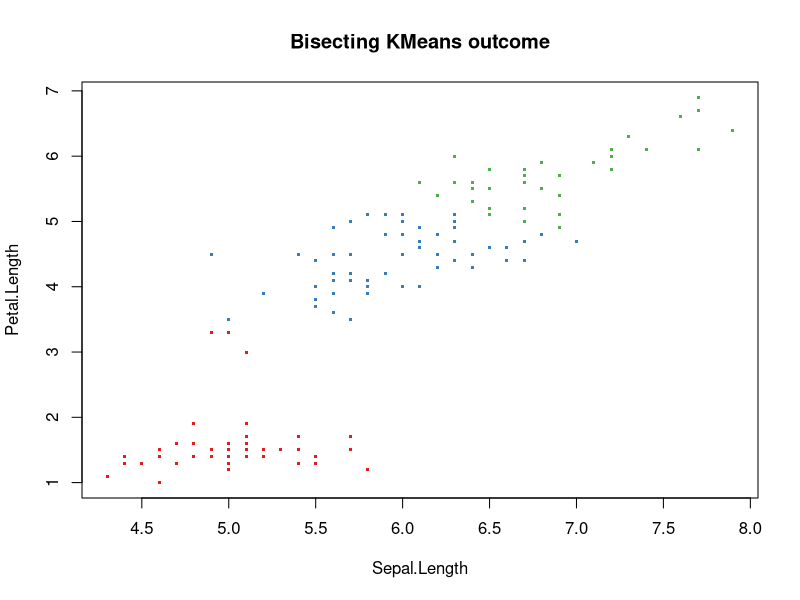
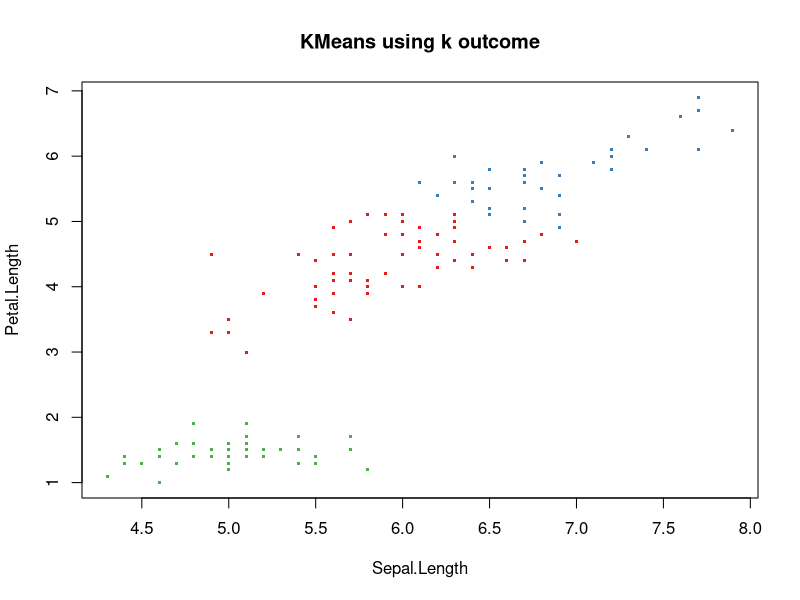
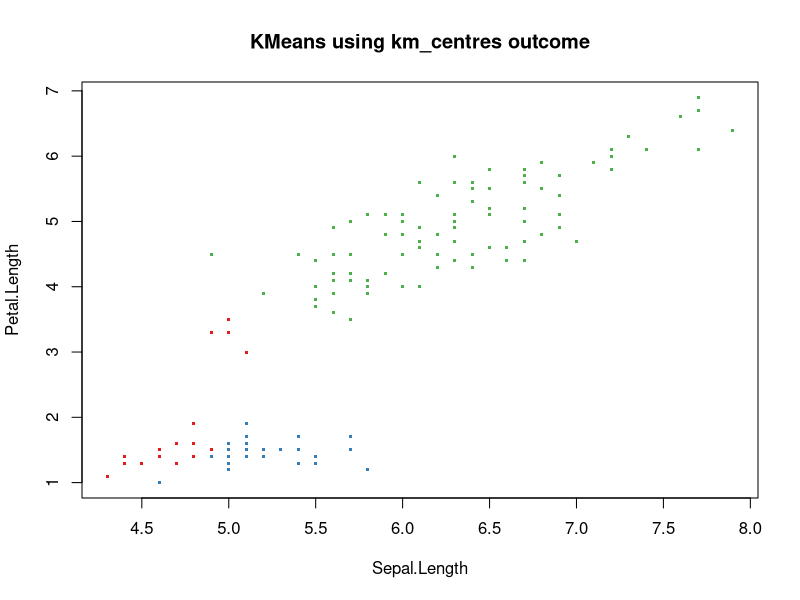
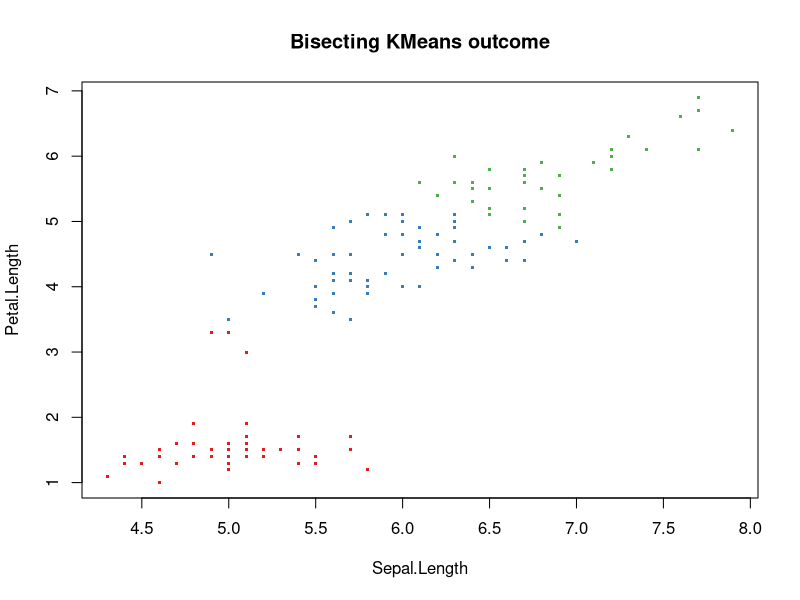

Write the R code that produced these figures, in order.
######
# Implementation of Bisecting K-Means and KNN Classifier Functions
#####

require(RColorBrewer)
require(class)
require(caret)

# Plot clustering result
plot_clustering_result <- function(data.df, result, title, k){
  # Plot using two columns in the data
  plot(data.df[, c(2,4)], col = brewer.pal(k, "Set1")[result[[1]]], pch = '.',
       cex = 3, main = title)
}

################################################
# Implement bisecting k means.
# Input:
# data.df: data frame loaded using load_data() function
# iter.max: Max. number of trials for kmeans
# k: Number of clusters to find in bisecting k-means

# Output:
# The output/function return value will be a list containing 2 elements
# first element of the list is a vector containing cluster assignments (i.e., values 1 to k assigned to each data point)
# second element of the list is a vector containing SSE of each cluster
# Additional Information:
# When identifying which cluster to split,the one with maximum SSE is chosen.
# When performing kmeans, two random points the cluster with largest SSE as centers at every iteration is picked. 
# Ensure that the two centers being randomly picked are not the same.
###############################################

bkm <- function(data.df, iter.max, k){
sse <- c(1)
originaldata.df <- load_data_clustering()
data.df <- originaldata.df[c(2:5)]
data.list <- list()
data.list[[1]] = data.frame(data.df)
#df <- data.frame(matrix(unlist(l), nrow=132, byrow=T))   list to df
copydata.list <- split(data.df, seq(nrow(data.df)))  #df to list


while(length(data.list)<k)
{
  lengthdatalist <- length(data.list)
  lengthsse<- length(sse)
  if(lengthdatalist == 1){
    index = 1} else {
      maxsse=-999999999
      for(i in 1:lengthsse){
        
        if (sse[i] > maxsse){
          index = i
          maxsse=sse[i]}
      }
    }
  tosplit<- as.data.frame(data.list[[index]])

  library(rlist)
  #data.list= list.remove(data.list, index)
  #data.list = da[lapply(suu,length)!=0]
  #  data.list = data.list[-which(lapply(data.list,is.null) == T)]  
  minsse = 9999999999
  for(i in 1:iter.max)
  {#as.matrix(as.data.frame(lapply(data.list[[index]], as.numeric)))
    kmeans1 <- kmeans(tosplit,2)
    if (kmeans1$tot.withinss < minsse){
      minsse = kmeans1$tot.withinss
      best = kmeans1}
  }
  
  clust1=c()
  clust2=c()
  
  partition = as.data.frame(best$cluster)
  colnames(partition)= "div"
  rname= row.names(partition)
  for(i in 1: nrow(partition))
    if(partition$div[i]==1){ clust1<- c(clust1,as.numeric(rname[i]))} else
    { clust2<- c(clust2,as.numeric(rname[i]))}      
  
  
  #clust1 <- which(as.data.frame(best$cluster) == 1)
  #clust_1 <- names(clust1)
  
  lenclust1 <- length(clust1)
  df1=data.frame(Doubles=double(),Doubles=double(),Doubles=double(),Doubles=double())
  df2=data.frame(Doubles=double(),Doubles=double(),Doubles=double(),Doubles=double())
  for (j in 1:lenclust1)
  {  
    df1[nrow(df1) + 1,]  =  data.df[clust1[j],]
  } 
  
  #clustlist1=data.frame(matrix(unlist(clustlist1), nrow=lenclust1, byrow=T))
  #clust2 <- which (as.data.frame(best$cluster) == 2)
  #clust_2 <- names(clust2)
  
  lenclust2 <- length(clust2)
  for (j in 1:lenclust2)
  {
    df2[nrow(df2) + 1,] = data.df[clust2[j],]
  }
  
  
  if (length(data.list)==1)
  {
    data.list[[1]] <-df1
    data.list[[2]] <- df2
    #data.list = data.list[-which(lapply(data.list,is.null) == T)]
  }else{
    lengthdatalist1 <- length(data.list)
    #list.append(data.list,clustlist1, clustlist2)}
    
    
    data.list[[length(data.list)+1]] <-  df1
    data.list[[length(data.list)+1]] <-  df2
    
    
    for (i in (index+1):(length(data.list))-1)
    {
      data.list[[i]]= data.list[[(i+1)]]
    }
    data.list= list.remove(data.list,length(data.list))
    
    #data.list = data.list[-which(lapply(data.list,is.null) == T)]
  } 
  sse <- c(sse, best$withinss[1], best$withinss[2])
  sse<-sse[-index] # will remove the second element of the  
}


cluster = list()
for(i in 1:k){
  cluster[[i]] <- as.numeric(rownames(data.list[[i]]))
}


finaldata.df <- originaldata.df[c(1)]
for(i in 1:nrow(data.df))
{
  if(is.element(finaldata.df[i,],cluster[[1]])){finaldata.df[i,] = 1} else if
  (is.element(finaldata.df[i,],cluster[[2]])){finaldata.df[i,] = 2}else if
  (is.element(finaldata.df[i,],cluster[[3]])){finaldata.df[i,] = 3}
}


finalvec <- unlist(finaldata.df)
finalvec <- unname(finalvec)
functionreturn = list(finalvec,sse)

print(functionreturn)

return(functionreturn)
}#end of function 1 braces

####################################################################################

#Code for comparing kmeans with result from bisecting kmeans
# Compare outcomes of kmeans with bisecting kmeans in terms of:
# 1. Overall SSE
# 2. Plot the clusters and compare the size and shape of clusters generated
# 3. Using the plot, we can also verify (visually) if points are being assigned to different clusters

# Input:
# data.df:  Dataset used for kmeans/bisecting kmeans clustering 
# Result: Variable of type list, obtained on running bkm() function
# k : k value for k-means
# km_centers: ID values of centers for KMeans

#Returns:
# Nothing, just print the observations requested

####################################################################################

kmeans_comparison <- function(data.df, result, k, km_centers){
  
data.df <- data.df[c(2:5)]
kmeans_out1 <- kmeans(data.df,k)
kmeans_out2 <-  kmeans(data.df,data.df[km_centers,])
kmeans_sse1 <- kmeans_out1$tot.withinss
kmeans_sse2 <- kmeans_out2$tot.withinss

bkm_sse <- unlist(bkm_result[2])
bkm_totsse = 0
for(i in 1:k){
  bkm_totsse <- bkm_totsse + bkm_sse[i] 
}

comparison <- matrix(c(kmeans_sse1, kmeans_sse2,bkm_totsse),ncol=3,byrow=TRUE)
colnames(comparison) <- c("Kmeans using K","Kmeans using km_centres","bisecting Kmeans")
rownames(comparison) <- c("SSE")
comparison <- as.table(comparison)
print(comparison)

#Plotting the clusters
plot_clustering_result(data.clustering, kmeans_out1, "KMeans using k outcome", k)
plot_clustering_result(data.clustering, kmeans_out2, "KMeans using km_centres outcome", k)
plot_clustering_result(data.clustering, bkm_result, "Bisecting KMeans outcome", clustering_k)
}#end of function 2 braces

####################################################################################


####################################################################################
# KNN Classifier
# implement my_knn with euclidean distance, majority vote and randomly resolving ties

# Input: 
# train: training data frame
# test: test data frame
# cl: class labels for training data
# k: 'k' value in KNN
# k value for KNN - Play around with different k values to see which 
# k gives best accuracy


# Output:
# A vector of class labels. return variable should be of type factor

####################################################################################

my_knn <- function(train, test, cl, k)
{
  
  distance =  matrix(nrow = 44, ncol= 106)
  for(i in 1:nrow(test))
  {
    for(j in 1:nrow(train))
    {
      l =1
      suma = matrix(nrow=1, ncol=4)
      while(l<5)
      {
        suma[l] <- ((test[i,l] - train[j,l])^2)
        l = l + 1
      }
      distance[i,j]  <- sqrt(suma[1]+suma[2]+suma[3]+suma[4])
    }
  }
  
  classified = matrix(nrow = 44, ncol= k)
  for (i in 1:nrow(distance))
  {
    sorted <- head(order(distance[i,]),k)
    for(j in 1: k){
      classified [i,j] <- sorted[j]
    }
  }
  
  labelled = matrix(nrow = 44, ncol= k)
  for(i in 1:nrow(classified)){
    for(j in 1:ncol(classified)){
      labelled [i,j] <- cl[classified [i,j]]
    }
  }
  
  mode <- function(x) {
    ux <- unique(x)
    ux[which.max(tabulate(match(x, ux)))]
  }
  
  final = c()
  for(i in 1:nrow(labelled)){
    final[i] <- mode(labelled [i,])
  }
  
  for(i in 1:length(final)){
    if(final[i] == 1){final[i] = 'setosa'}else if(final[i] == 2)
    {final[i] = 'versicolor'}else if (final[i] == 3)
    {final[i] = 'virginica'}
  }
  final <- factor(final)
}#end of function 3 braces

####################################################################################
# Generate accuracy measures for your KNN classification
# Input:
# test_cl: actual class labels for test data
# knn_result: predicted class labels for test data

# Output:
# A vector of size 4 in the following order: 
# (overall accuracy, precision for the class 'setosa', recall for the class 'setosa', F-measure for the class 'setosa')
####################################################################################
my_knn_accuracy <- function(test_cl, knn_result){
  
  sum = 0
  mat <- table(knn_result,test_cl)
  for(i in 1:3){
    for(j in 1:3){
      if(i == j){sum = sum + mat[i,j]}
    }
  }
  
  
  acc <- sum/length(knn_result)
  
  tp <- mat[1]
  fp <- mat[2]+mat[3]
  fn <- mat[4]+mat[7]
  tn <- mat[5]+mat[6]+mat[8]+mat[9]
  
  conf_mat = matrix(nrow = 2, ncol = 2)
  conf_mat[1] = tp
  conf_mat[2] = fp
  conf_mat[3] = fn
  conf_mat[4] = tn
  
  precision <- tp/(tp+fp)
  recall <- tp/(tp+fn)
  fmeasure <- (2*tp)/((2*tp)+fp+fn)
  
  acc_measures =c(acc,precision,recall,fmeasure)
  
  print(acc_measures)
  
}#end of function 4 braces

####################################################################################

# Functions to load data and plot data
# Load data for KMeans and KNN
load_data_clustering <- function(){
  data(iris)
  iris$ID <- c(1:nrow(iris)) # Create an id column for easy identification
  return(iris[,c('ID','Sepal.Length','Sepal.Width','Petal.Length', 'Petal.Width')])
}

load_data_classification <- function(){
  data(iris)
  # normalize all predictors, i.e., all but last column species
  iris[, -ncol(iris)] <- scale(iris[, -ncol(iris)])
  trainIdx <- createDataPartition(1:nrow(iris), p = 0.7, list = FALSE) # separate data into train, test (70, 30)
  testIdx <- setdiff((1:nrow(iris)), trainIdx)
  train <- iris[trainIdx, -ncol(iris)]
  test <- iris[testIdx, -ncol(iris)]
  train_cl <- factor(iris[trainIdx, ncol(iris)])
  test_cl <- factor(iris[testIdx, ncol(iris)])
  return(list(train, test, train_cl, test_cl))
}

################################
# Clustering
################################
# load the data for clustering
data.clustering <- load_data_clustering()

# k value for KMeans and Bisecting KMeans
# Play around with the clustering_k variable to see how bisecting kmeans behaves as k value changes
clustering_k <- 3

# run bisecting kmeans
bkm_result <- bkm(data.clustering, 25, clustering_k)

# plot bisecting kmeans result
plot_clustering_result(data.clustering, bkm_result, "Bisecting KMeans outcome", clustering_k)

# compare bisecting kmeans vs Kmeans
km_centers <- c(15,16,19)
kmeans_comparison(data.clustering, bkm_result, clustering_k, km_centers)


################################
# Classification
################################
# load the data for classification
data.classification <- load_data_classification()
train <- data.classification[[1]]
test <- data.classification[[2]]
train_cl <- as.factor(data.classification[[3]])
test_cl <- as.factor(data.classification[[4]])

# k value for KNN - Play around with different k values to see which 
# k gives best accuracy
classification_k <- 10

# run KNN classifier
knn_result <- my_knn(train, test, train_cl, classification_k)

# get the accuracy measures for K
my_knn_result <- my_knn_accuracy(test_cl, knn_result)

#end of program#
